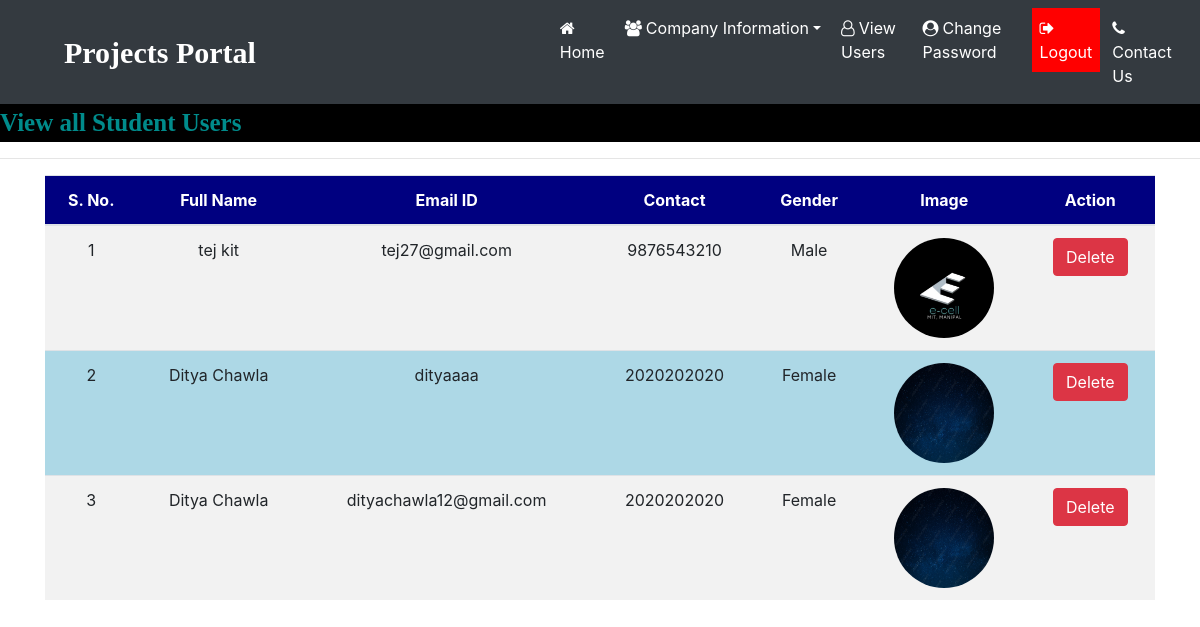
The page /view_users (signed in) on the database its author committed.
### job/models.py (models this page shows, shortened)
class StudentUser(models.Model):
    user = models.ForeignKey(User,on_delete=models.CASCADE)
    mobile = models.CharField(max_length=10,null=True)
    image = models.FileField(null=True)
    gender = models.CharField(max_length=10,null=True)
    type = models.CharField(max_length=10,null=True)

### job/views.py (the view)
# urls.py: path('view_users', job.views.view_users, name="view_users"),
def view_users(request):
    if not request.user.is_authenticated:
        return redirect('admin_login')
    data = StudentUser.objects.all()
    d = {'data':data}
    return render(request, "view_users.html",d)

### job/templates/view_users.html (shortened to what this page needs)
{% load static %}
{% block body %}
{% include 'admin_navigation.html' %}
<marquee style="font-family: 'Monotype Corsiva'; font-size: 25px; color: darkcyan; background-color: black; font-weight: bold;">
    View all Student Users
</marquee>
<hr>
<div class="container">
    <table class="table table-striped table-hover" id="example">
        <thead>
        <tr style="background-color: #000080; color: white;">
            <th>S. No.</th>
            <th>Full Name</th>
            <th>Email ID</th>
            <th>Contact</th>
            <th>Gender</th>
            <th>Image</th>
            <th>Action</th>
        </tr>
        </thead>
        <tbody>
        {% for i in data %}
        <tr>
            <td>{{forloop.counter}}</td>
            <td>{{i.user.first_name}} {{i.user.last_name}}</td>
            <td>{{i.user.username}}</td>
            <td>{{i.mobile}}</td>
            <td>{{i.gender}}</td>
            <td><img src="{{i.image.url}}" style="width:100px; height:100px; border-radius:50%"></td>
            <td><a href="{% url 'delete_user' i.user.id %}" class="btn btn-danger" onclick="return confirm('Are you sure?')">Delete</a></td>
        </tr>
        {% endfor %}
        </tbody>
    </table>
</div>
{% endblock body %}

### job/templates/admin_navigation.html (shortened to what this page needs)
<!DOCTYPE html>
<html lang="en">
<head>
    {% load static %}
    <link rel="stylesheet" href="https://cdn.jsdelivr.net/npm/bootstrap@4.6.2/dist/css/bootstrap.min.css">
    <link rel="stylesheet" href="https://cdnjs.cloudflare.com/ajax/libs/font-awesome/4.7.0/css/font-awesome.min.css">
    <link rel="stylesheet" href="https://cdn.datatables.net/2.0.3/css/dataTables.dataTables.css">
<link rel="stylesheet" href="https://cdn.datatables.net/buttons/3.0.1/css/buttons.dataTables.css">
</head>
<body>
<nav class="navbar navbar-expand-sm">
    <a class="navbar-brand text-white pl-5 font-weight-bold" style="font-family:'Monotype Corsiva';font-size:30px">Projects Portal</a>
    <ul class="navbar-nav">
        <li class="nav-item">
            <a class="nav-link" href="{% url 'admin_home' %}" style="margin-left:280px"><i class="fa fa-home mr-1"></i>Home</a>
        </li>
          <li class="nav-item dropdown">
                  <a class="nav-link dropdown-toggle" href="{% url 'index' %}" data-toggle="dropdown" ><i class="fa fa-users mr-1"></i>Company Information</a>
        </li>
         <li class="nav-item">
            <a class="nav-link" href="{% url 'view_users' %}" ><i class="fa fa-user-o mr-1"></i>View Users</a>
        </li>
          <li class="nav-item">
            <a class="nav-link" href="{% url 'change_passwordadmin' %}"><i class="fa fa-user-circle mr-1"></i>Change Password</a>
        </li>
         <li class="nav-item">
            <a class="nav-link logout-btn" href="{% url 'Logout' %}"><i class="fa fa-sign-out mr-1"></i>Logout</a>
        </li>
        <li class="nav-item">
            <a class="nav-link" href="{% url 'contact' %}"><i class="fa fa-phone mr-1"></i>Contact Us</a>
        </li>
    </ul>
</nav>
</body>
</html>

### job/templates/admin_navigation.html (style rules this page uses)
.nav-link { color:white !important; margin-right:4px; }
.navbar { background-color: #343a40; }
.logout-btn { background-color: red; border-color: red; }

### job/templates/view_users.html (style rules this page uses)
body { background-color: white; }
tr:nth-child(even) { background-color: #ADD8E6; }
tr:nth-child(odd) { background-color: #ECECEC; }
tr { text-align: center; }

### rows shown on the page
StudentUser: user.first_name "tej", user.last_name "kit", user.username "tej27@gmail.com", mobile "9876543210", gender "Male", image (picture)
StudentUser: user.first_name "Ditya", user.last_name "Chawla", user.username "dityaaaa", mobile "2020202020", gender "Female", image (picture)
StudentUser: user.first_name "Ditya", user.last_name "Chawla", user.username "dityachawla12@gmail.com", mobile "2020202020", gender "Female", image (picture)
